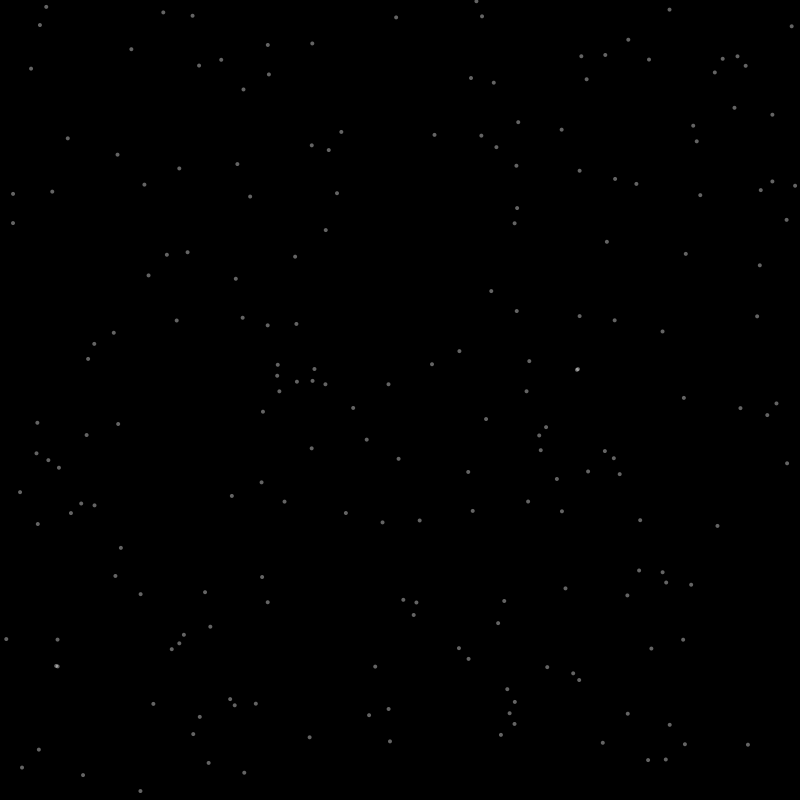
Frame 1 (no input)
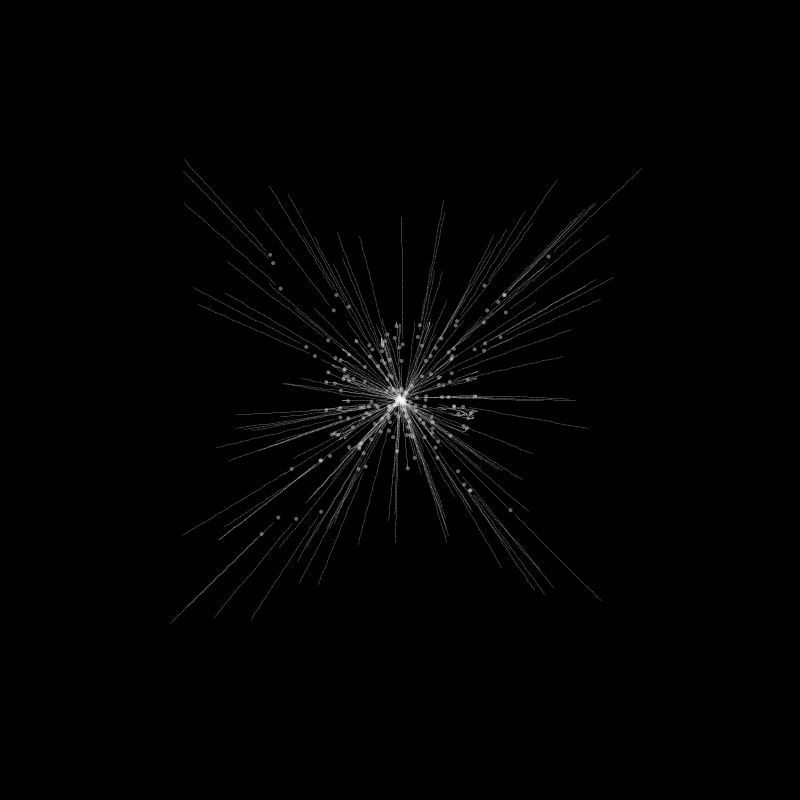
Frame 60 (the mouse pressed at the canvas centre just before this capture)
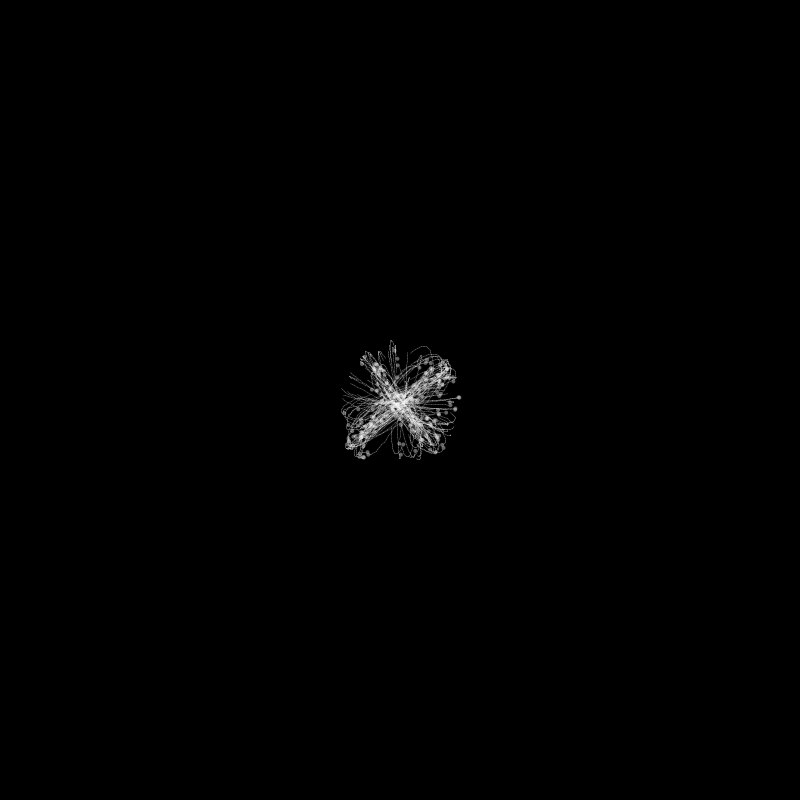
Frame 120 (the mouse held since frame 60 and released just before this capture)

The Processing sketch that drew these frames (run headless with seeded random() and noise(); from frame 60 on, the mouse is pressed at the canvas centre):

// Processing sketch: MutualAttraction3
// ── MutualAttraction3.pde
Attractor a;
Mover[] movers;
void setup() {
  //frameRate(24);
  size(800, 800);
  background(255);
  a = new Attractor(width/2, height/2, 10);
  movers = new Mover[200];
  
  for (int i = 0; i < movers.length; i++) {
    movers[i] = new Mover(random(width), random(height));
  }
}

void draw() {
  background(0);
  
  for (int i = 0; i < movers.length; i++) {
    for (int j = 0; j < movers.length; j++) {
      if (i != j) {
        PVector force = movers[j].attract(movers[i]);
        movers[i].applyForce(force);
      }
    }
    
    movers[i].applyForce(a.attract(movers[i]));
    
    movers[i].update();
    movers[i].display();
  }
}

// ── Attractor.pde
class Attractor {
  PVector location;
  float mass;
  float G;
  
  Attractor(float x_, float y_, float mass_) {
    location = new PVector(x_, y_);
    mass = mass_;
    G = 0.2;
  }
  
  PVector attract(Mover m) {
    PVector force = PVector.sub(location, m.location);
    float distance = force.mag();
    distance = constrain(distance, 1, 5);
    force.normalize();
    
    float strength = (G * mass * m.mass) / (distance * distance);
    force.mult(strength);
    
    return force;
  }
}

// ── Mover.pde
class Mover {
  PVector location;
  PVector velocity;
  PVector acceleration;
  float mass;
  float G;
  
  ArrayList<PVector> history;
  
  Mover(float x_, float y_) {
    location = new PVector(x_, y_);
    velocity = new PVector(0, 0);
    acceleration = new PVector(0, 0);
    mass = 2;
    G = 0.2;
    history = new ArrayList<PVector>();
  }
  
  Mover(float x_, float y_, float mass_) {
    location = new PVector(x_, y_);
    velocity = new PVector(0, 0);
    acceleration = new PVector(0, 0);
    mass = mass_;
    G = 0.5;
    history = new ArrayList<PVector>();
  }
  
  void update() {
    history.add(new PVector(location.x, location.y));
    
    if (history.size() > 20) {
      history.subList(0, 1).clear();
    }
    
    velocity.add(acceleration);
    location.add(velocity);
    velocity.limit(6);
    acceleration.mult(0);
  }
  
  void display() {
    for (int i = 0, n = history.size(); i < n; i++) {
      if (i < n - 1) {
        stroke(255, 50);
        noFill();
        line(
          history.get(i).x,
          history.get(i).y,
          history.get(i + 1).x,
          history.get(i + 1).y
        );
        
      }
    }
    
    noStroke();
    fill(255, 100);
    ellipse(location.x, location.y, 4, 4);
  }
  
  void applyForce(PVector force) {
    PVector f = force.copy();
    f.mult(1);
    acceleration.add(f);
  }
  
  PVector attract(Mover other) {
    PVector force = PVector.sub(location, other.location);
    float distance = force.mag();
    distance = constrain(distance, 5, 25);
    force.normalize();
    
    float strength = (G * mass * other.mass) / (distance * distance);
    force.mult(strength);
    
    return force;
  }
}
